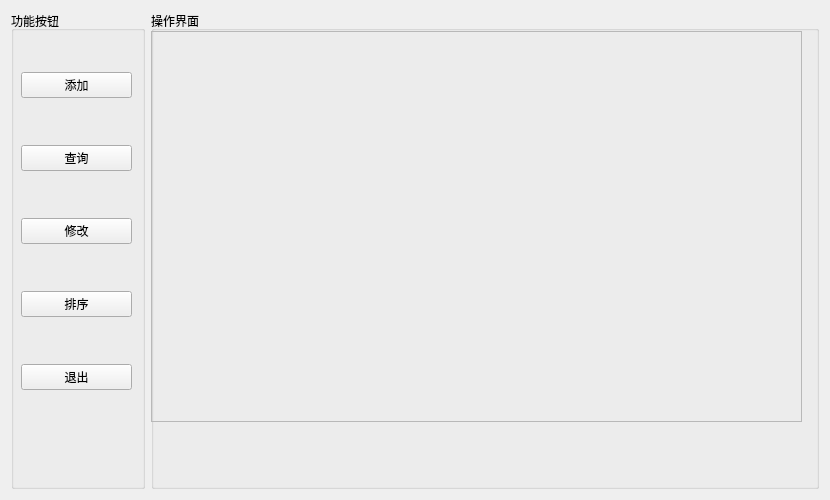
<?xml version="1.0" encoding="UTF-8"?>
<ui version="4.0">
 <class>MenuWidget</class>
 <widget class="QWidget" name="MenuWidget">
  <property name="geometry">
   <rect>
    <x>0</x>
    <y>0</y>
    <width>830</width>
    <height>500</height>
   </rect>
  </property>
  <property name="windowTitle">
   <string>Form</string>
  </property>
  <layout class="QGridLayout" name="gridLayout">
   <item row="0" column="0">
    <layout class="QHBoxLayout" name="horizontalLayout" stretch="2,10">
     <item>
      <layout class="QHBoxLayout" name="horizontalLayout_2">
       <item>
        <widget class="QGroupBox" name="groupBox">
         <property name="title">
          <string>功能按钮</string>
         </property>
         <widget class="QWidget" name="layoutWidget">
          <property name="geometry">
           <rect>
            <x>10</x>
            <y>20</y>
            <width>111</width>
            <height>401</height>
           </rect>
          </property>
          <layout class="QVBoxLayout" name="verticalLayout">
           <item>
            <widget class="QPushButton" name="addButton">
             <property name="text">
              <string>添加</string>
             </property>
            </widget>
           </item>
           <item>
            <widget class="QPushButton" name="selectButton">
             <property name="text">
              <string>查询</string>
             </property>
            </widget>
           </item>
           <item>
            <widget class="QPushButton" name="modifyButton">
             <property name="text">
              <string>修改</string>
             </property>
            </widget>
           </item>
           <item>
            <widget class="QPushButton" name="sortButton">
             <property name="text">
              <string>排序</string>
             </property>
            </widget>
           </item>
           <item>
            <widget class="QPushButton" name="returnButton">
             <property name="text">
              <string>退出</string>
             </property>
            </widget>
           </item>
          </layout>
         </widget>
        </widget>
       </item>
      </layout>
     </item>
     <item>
      <layout class="QHBoxLayout" name="horizontalLayout_3">
       <item>
        <widget class="QGroupBox" name="groupBox_2">
         <property name="title">
          <string>操作界面</string>
         </property>
         <widget class="QFrame" name="frame">
          <property name="geometry">
           <rect>
            <x>0</x>
            <y>20</y>
            <width>651</width>
            <height>391</height>
           </rect>
          </property>
          <property name="frameShape">
           <enum>QFrame::StyledPanel</enum>
          </property>
          <property name="frameShadow">
           <enum>QFrame::Raised</enum>
          </property>
         </widget>
        </widget>
       </item>
      </layout>
     </item>
    </layout>
   </item>
  </layout>
 </widget>
 <resources/>
 <connections/>
</ui>
